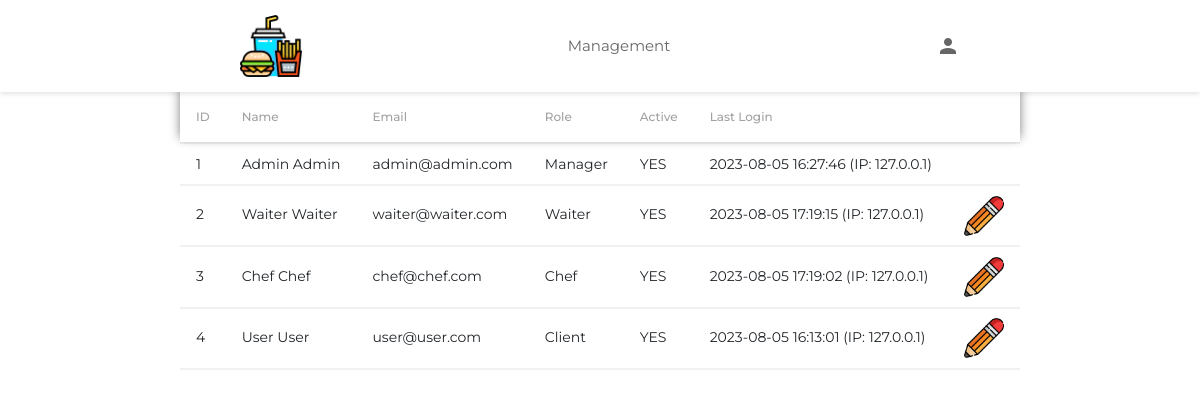
The app's page /accounts.php (signed in) with its own data.
### tables this page shows
CREATE TABLE `users` (
  `ID` int(11) NOT NULL,
  `first_name` varchar(256) NOT NULL,
  `last_name` varchar(256) NOT NULL,
  `password` longtext NOT NULL,
  `email` varchar(256) NOT NULL,
  `access_level` int(11) NOT NULL DEFAULT '-1',
  `active` tinyint(1) NOT NULL DEFAULT '1'
);

CREATE TABLE `logs` (
  `ID` int(11) NOT NULL,
  `ID_user` int(11) NOT NULL,
  `action` varchar(250) NOT NULL,
  `details` longtext NOT NULL,
  `date` datetime NOT NULL DEFAULT CURRENT_TIMESTAMP
);

### classes/DbUtils.php (called while the page is built, shortened)
<?php
class DbUtils
{
    private static $conn;
    protected static $server = "localhost";
    protected static $user_name = "root";
    protected static $password = "";
    protected static $database = "restaurant";
    public static function getInstance($return = false)
    {
        if (self::$conn != null) {
            return self::$conn;
        }
        try {
            self::$conn = new PDO("mysql:dbname=".self::$database."; host=".self::$server, self::$user_name, self::$password);
            self::$conn->setAttribute(PDO::ATTR_ERRMODE, PDO::ERRMODE_EXCEPTION);
            self::$conn->setAttribute(PDO::ATTR_EMULATE_PREPARES, false);
            if ($return) {
                return self::$conn;
            }
        } catch (PDOException $e) {
            @file_put_contents('error_log', @file_get_contents('error_log') .date('Y-m-d H:i:s').' '. $e->getMessage() . "\n");
            die('Eroare DB.');
        }
    }
}

### classes/User.php (called while the page is built, shortened)
<?php
class User
{
    public static function check_page($security = false) {
        if ($security) {
            User::checkAccessLevel($_SESSION['id_user'], $security);
        }
    }
    public static function getDetails($id): array
    {
        $stmt = DbUtils::getInstance(true)->prepare("SELECT * FROM `users` WHERE `ID` = ?");
        $stmt->execute(array($id));
        $user = $stmt->fetchAll();
        $data = [];
        $data['ID'] = $user[0]['ID'];
        $data['first_name'] = $user[0]['first_name'];
        $data['last_name'] = $user[0]['last_name'];
        $data['email'] = $user[0]['email'];
        $data['access_level'] = $user[0]['access_level'];
        return $data;
    }
    public static function checkAccessLevel($id_user, $access_level)
    {
        $user = User::getDetails($id_user);
    }
    public static function getUsers($access_level = false)
    {
        $stmt = DbUtils::getInstance(true)->prepare("SELECT * FROM `users`".($access_level ? ' WHERE `access_level` = '.$access_level : ''));
        $stmt->execute();
        return $stmt->fetchAll();
    }
    public static function getLastLogin($id)
    {
        $stmt = DbUtils::getInstance(true)->prepare('SELECT * FROM `logs` WHERE `action` = "login" AND `ID_user` = ? ORDER BY `ID` DESC LIMIT 1');
        $stmt->execute([$id]);
        return $stmt->fetchAll();
    }
}

### accounts.php (the view, shortened to what this page needs)
<?php
User::check_page(2);
?>
<!DOCTYPE html>
<html>
<head>
    <link rel="stylesheet" type="text/css" href="css/accounts.css">
    <?php include './head.php'; ?>
</head>
<body>
<?php include './header.php'; ?>
    <div class="page">
        <div class="container_custom">
            <table class="accounts-table">
                <tr class="table-headers">
                    <th class="table-title">ID</th>
                    <th class="table-title">Name</th>
                    <th class="table-title">Email</th>
                    <th class="table-title">Role</th>
                    <th class="table-title">Active</th>
                    <th class="table-title">Last Login</th>
                    <th class="table-title"></th>
                </tr>
                <?php
                $users = User::getUsers();
                foreach ($users as $user) {
                    $last_login = User::getLastLogin($user['ID']);
                    $lastLogin = '---';
                    if ($last_login) {
                        $lastLogin = $last_login[0]['date'] .' (IP: '.explode(' ', $last_login[0]['details'])[count(explode(' ', $last_login[0]['details'])) - 1].')';
                    }
                    switch ($user['access_level']) {
                        case -1:
                            $role = 'Client';
                            break;
                        case 0:
                            $role = 'Chef';
                            break;
                        case 1:
                            $role = 'Waiter';
                            break;
                        case 2:
                            $role = 'Manager';
                            break;
                    }
                    echo '<tr class="table-rows '.($user['active'] ? '' : 'account_inactive').'" data-id="'.$user['ID'].'">
                        <td class="table-cell">'.$user['ID'].'</td>
                        <td class="table-cell user_full_name">'.$user['first_name'].' '.$user['last_name'].'</td>
                        <td class="table-cell">'.$user['email'].'</td>
                        <td class="table-cell">'.$role.'</td>
                        <td class="table-cell">'.($user['active'] ? 'YES' : 'NO').'</td>
                        <td class="table-cell">'.$lastLogin.'</td>
                        <td class="table-cell">'.($user['ID'] == $_SESSION['id_user'] ? '' : '
                            <div class="user_action_image user_action_edit">
                                <img src="assets/edit.png" class="user_action_img" alt="">
                            </div>').'
                        </td>
                    </tr>';
                }
                ?>
            </table>
        </div>
    </div>
</body>
</html>

### css/accounts.css (style rules this page uses)
.page { display: flex; height: 100vh; padding-top: 92px; justify-content: center; }
.container_custom { width: 70%; }
.accounts-table { width: 100%; text-align: left; }
.table-headers { font-weight: 500; font-size: 12px; color: #a1a1a1; border: solid #f1f1f1; border-width: 0 0 2px 0; position: sticky; background: #fff; top: 0; z-index: 2; box-shadow: 0 -5px 10px grey; }
.table-rows { border: solid #f1f1f1; border-width: 0 0 2px 0; font-size: 14px; font-weight: 400; }
.table-title { padding: 1rem; }
.table-cell { padding: .6rem 1rem; }
.user_action_image { overflow: hidden; width: 40px; height: 40px; border-radius: 3px; cursor: pointer; }
.user_action_img { object-fit: cover; width: 100%; height: 100%; }

### css/theme.css (style rules this page uses)
html, body, div, span, applet, object, iframe, h1, h2, h3, h4, h5, h6, p, blockquote, pre, a, abbr, acronym, address, big, cite, code, del, dfn, em, img, ins, kbd, q, s, samp, small, strike, strong, sub, sup, tt, var, b, u, i, center, dl, dt, dd, ol, ul, li, fieldset, form, label, legend, table, caption, tbody, tfoot, thead, tr, th, td, article, aside, canvas, details, embed, figure, figcaption, footer, header, hgroup, menu, nav, output, ruby, section, summary, time, mark, audio, video { margin: 0; padding: 0; border: 0; font-size: 100%; font: inherit; vertical-align: baseline; font-family: 'Montserrat', sans-serif; }
body { line-height: 1; position: relative; height: 100vh; }
table { border-collapse: collapse; border-spacing: 0; }
.page { padding-top: 92px; }

### records on screen
users: ID "1", first_name "Admin", last_name "Admin", email "admin@admin.com", access_level "Manager", active "YES", logs.date+details "2023-08-05 16:27:46 (IP: 127.0.0.1)"
users: ID "2", first_name "Waiter", last_name "Waiter", email "waiter@waiter.com", access_level "Waiter", active "YES", logs.date+details "2023-08-05 17:19:15 (IP: 127.0.0.1)"
users: ID "3", first_name "Chef", last_name "Chef", email "chef@chef.com", access_level "Chef", active "YES", logs.date+details "2023-08-05 17:19:02 (IP: 127.0.0.1)"
users: ID "4", first_name "User", last_name "User", email "user@user.com", access_level "Client", active "YES", logs.date+details "2023-08-05 16:13:01 (IP: 127.0.0.1)"
